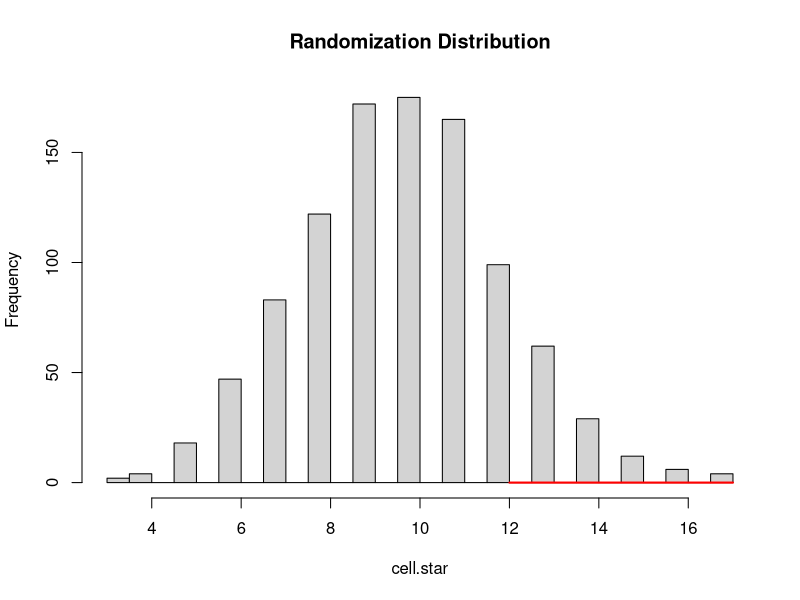
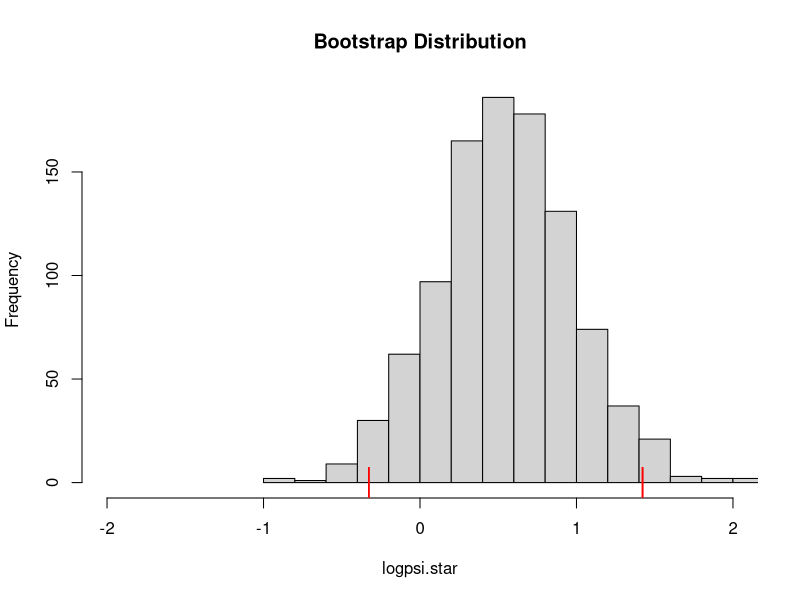

Generate these figures, in order, with R:
# resampling methods for crosstabs
# randomization test

treat <- c(rep(1,83),rep(1,27),rep(2,23),rep(2,13))
outcome <- c(rep(1,83),rep(2,27),rep(1,23),rep(2,13))
addmargins(table(treat,outcome))
row <- apply(table(treat,outcome),1,sum)
round(diag(1/row) %*% table(treat,outcome)*100,1)
chisq.test(table(treat,outcome))

n.repeat <- 1000
cell.rand <- rep(0,n.repeat)
count <- 0
for (k in 1:n.repeat){
    outcome.star <- sample(outcome)
    cell22 <- table(treat,outcome.star)[2,2]
    cell.rand[k] <- cell22
    if (cell22 >= 13) count <- count+1
}
p.value <- count/n.repeat
p.value
hist(cell.rand,nclass=20,xlab="cell.star",main="Randomization Distribution")
segments(12,0,17,0,col="red",lwd=2)

# bootstrap confidence interval

n.repeat <- 1000
logpsi.boot <- rep(0,n.repeat)
n <- length(treat)
T <- table(treat,outcome)
logpsi <- log((T[2,2]*T[1,1])/(T[1,2]*T[2,1]))
round(logpsi,2)

for (k in 1:n.repeat){
    obs.star <- sample(1:n,replace=TRUE)
    treat.star <- treat[obs.star]
    outcome.star <- outcome[obs.star]
    T <- table(treat.star,outcome.star)
    log.psi <- log((T[2,2]*T[1,1])/(T[1,2]*T[2,1]))
    logpsi.boot[k] <- log.psi
}
hist(logpsi.boot,nclass=20,xlab="logpsi.star",xlim=c(-2,2),main="Bootstrap Distribution")
conf.1 <- quantile(logpsi.boot, p=0.025)
conf.2 <- quantile(logpsi.boot, p=0.975)
round(c(conf.1,conf.2),2)
text(conf.1,0,"|",col="red",cex=2)
text(conf.2,0,"|",col="red",cex=2)

# end
